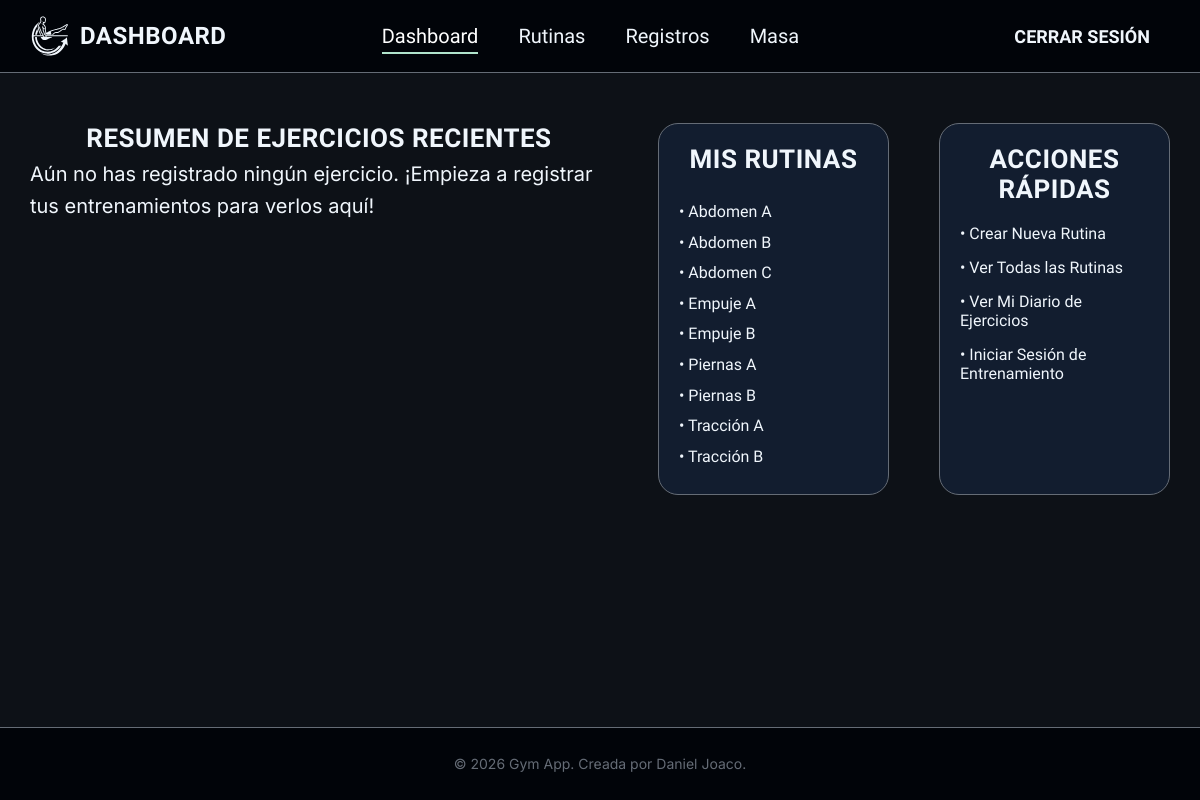
The app's page / (signed in) with its own data.
### workouts/models.py (models this page shows, shortened)
class Routine(models.Model):
    user = models.ForeignKey(User, on_delete=models.CASCADE)
    name = models.CharField(max_length=150)
    is_public = models.BooleanField(default=False, help_text="Si es True, otros usuarios podrán ver y clonar esta rutina.")
    created_at = models.DateTimeField(auto_now_add=True)

### users/views.py (the view)
# urls.py: path('', dashboard_view, name='dashboard'),
@login_required
def dashboard_view(request):
    routines = routines_list(request)
    return render(request, 'dashboard.html', {
        'routines': routines,
    })

### workouts/views.py (called while the page is built)
def _get_user_routines_queryset(user):
    return Routine.objects.filter(user=user).prefetch_related(
        'items__exercise__muscle_group'
    ).order_by(Lower('name'))

def routines_list(request):
    return list(_get_user_routines_queryset(request.user))

### templates/dashboard.html (shortened to what this page needs)
{% extends 'base.html' %}
{% load static %}
{% block extra_head %}
<link rel="stylesheet" href="{% static 'css/dashboard.css' %}">
{% endblock %}
{% block logo_title %}Dashboard{% endblock %}
{% block content %}
<section class="dashboard-container">
    <article class="resume-exercises-log">
        <div class="title-header">
            <h3>Resumen de Ejercicios Recientes</h3>
        </div>
        {% if recent_exercises %}
            <ul class="exercise-log-list">
                {% for log in recent_exercises %}
                    <li class="exercise-log-item">
                        <strong>{{ log.exercise.name }}</strong> - {{ log.date|date:"d M Y" }}
                        <br>
                        Series: {{ log.sets }} | Reps: {{ log.reps }} | Peso: {{ log.weight }} kg
                    </li>
                {% endfor %}
            </ul>
        {% else %}
            <p>Aún no has registrado ningún ejercicio. ¡Empieza a registrar tus entrenamientos para verlos aquí!</p>
        {% endif %}
    </article>
    <div class="dashboard-bottom-row">
        <article class="list-of-routines dashboard-actions">
            <div class="title-header">
                <h3>Mis Rutinas</h3>
            </div>
            <div class="links-container">
                {% if routines %}
                    <ul class="routine-list">
                        {% for routine in routines %}
                            <li class="routine-item">
                                <a class="a-link" onclick="openModal('modal-{{ routine.id }}')">• {{ routine.name }}</a>
                            </li>
                        {% endfor %}
                    </ul>
                {% else %}
                    <p>No hay rutinas creadas aún. ¡Crea la tuya ahora!</p>
                {% endif %}
            </div>
        </article>
        <nav class="dashboard-actions">
            <div class="title-header">
                <h3>Acciones Rápidas</h3>
            </div>
            <div class="links-container">
                <a class="a-link" onclick="window.location.href='{% url 'workouts:create_routine' %}'">
                    • Crear Nueva Rutina
                </a>
                <a class="a-link" onclick="window.location.href='{% url 'workouts:routines' %}'">
                    • Ver Todas las Rutinas
                </a>
                <a class="a-link" >
                    • Ver Mi Diario de Ejercicios
                </a>
                <a class="a-link"  >
                    • Iniciar Sesión de Entrenamiento
                </a>
            </div>
        </nav>
    </div>
</section>
{% endblock %}

### static/css/base.css (style rules this page uses)
:root { --bg-dark: #010409; --bg-dark-secondary: #0d1117; --bg-dark-rgb: 1, 4, 9; --bg-light: #c9d1d9; --bg-red-warning: #312525; --bg-red-warning-hover: #b62324; --bg-green: #238636; --bg-blue: #121d2f; --text-primary: #f0f6fc; --text-muted: #656c76; --text-warning: #d84a3f; --text-success: #238636; --text-link: #4493f8; --text-hover: #ffffff; --text-warning-hover: #f8debb; --accent-glow: rgba(255, 255, 255, 0.75); --accent-mint: #B0E4CC; --font-main: 'Inter', system-ui, -apple-system, sans-serif; --font-display: 'Kanit', sans-serif; --border-thin: 0.1rem solid var(--text-muted); --shadow-standard: 0 0.4rem 1.2rem rgba(176, 228, 204, 0.2); }
*, *::before, *::after { box-sizing: border-box; }
html { font-size: 62.5%; }
body { background-color: var(--bg-dark); color: var(--text-primary); font-family: var(--font-main); margin: 0; min-height: 100vh; display: flex; flex-direction: column; -webkit-font-smoothing: antialiased; }
h1, h2, h3 { font-family: var(--font-display); font-weight: 900; text-transform: uppercase; letter-spacing: 0.05rem; color: var(--text-primary); margin: 0; text-align: center; }
h3 { font-size: 2.4rem; }
p, li, strong, span { font-size: 2rem; line-height: 1.6; margin: 0.5rem 0; }
a { color: var(--text-primary); text-decoration: none; font-size: 2rem; font-family: var(--font-display); transition: color 0.3s ease, text-shadow 0.3s ease; }
nav { display: flex; align-items: center; justify-content: space-between; border-bottom: var(--border-thin); padding: 0 3rem; }
.a-link { font-size: 1.6rem; color: var(--text-primary); cursor: pointer; }
.title-header { display: flex; justify-content: center; }

### static/css/dashboard.css (style rules this page uses)
.dashboard-container { display: flex; gap: 5rem; width: 100%; margin-top: 2rem; box-sizing: border-box; }
.dashboard-bottom-row { display: contents; }
.list-of-routines { width: 22%; }
.resume-exercises-log { width: 56%; }
.dashboard-actions { display: flex; flex-direction: column; align-items: center; justify-content: flex-start; gap: 2rem; width: 22%; padding: 2rem; background-color: var(--bg-blue); border: 0.1rem solid var(--text-muted); border-radius: 2rem; box-sizing: border-box; }
.links-container { display: flex; flex-direction: column; gap: 1.5rem; width: 100%; }
.routine-list { padding: 0; margin: 0; }
.routine-item { display: flex; align-items: center; list-style: none; }
.title-header h3 { font-size: 2.6rem; }

### records on screen
Routine: name "Abdomen A"
Routine: name "Abdomen B"
Routine: name "Abdomen C"
Routine: name "Empuje A"
Routine: name "Empuje B"
Routine: name "Piernas A"
Routine: name "Piernas B"
Routine: name "Tracción A"
Routine: name "Tracción B"
